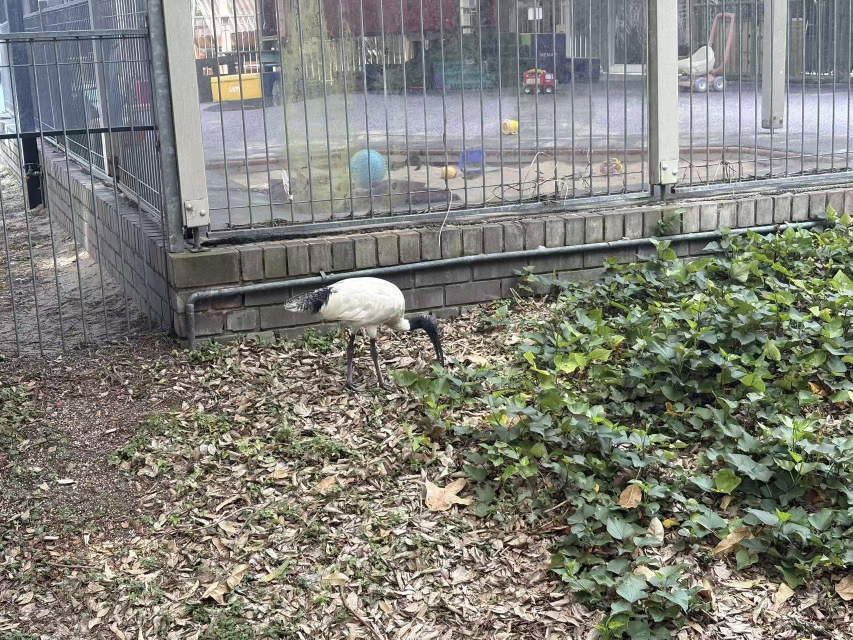
#> input picture Lab2/COMP9517_26T3_Lab2_Images/微信图片_20261009082625_194_48.jpg, 1706 x 1279 px (shown at 1/2 size)
$ python crop_pair.py
#> lines starting #> are read from the running program, lines starting #| are printed output that depends on the picture; after the words box and inside, x2 and y2 are one past the last pixel; in counts of white or black regions, pixels touching at a corner belong together
"""Create p1 and a slightly rotated p2 as overlapping 1000x1000 crops.
Usage: python crop_pair.py [input_image] [--output-dir DIRECTORY] [--angle 5]
Positive angles rotate p2 clockwise. The original image is preserved.
"""
from pathlib import Path
import argparse
import numpy as np
from PIL import Image, ImageOps

DEFAULT_INPUT = Path(__file__).parent / 'COMP9517_26T3_Lab2_Images' / '微信图片_20261009082625_194_48.jpg'


def crop_pair(input_path, output_dir=None, angle=5.0):
#> called with angle = 5
    input_path = Path(input_path)
    output_dir = Path(output_dir) if output_dir else input_path.parent
    with Image.open(input_path) as original:
#> original is the input picture: PIL image 1706x1279 RGB; mean R, G, B 128.4, 128.8, 120.4
        image = ImageOps.exif_transpose(original).convert('RGB')
    width, height = image.size
#> width = 1706; height = 1279
    size = 1000
    if width <= size or height < size:
        raise ValueError(f'Need width > {size} and height >= {size}; got {width}x{height}.')
    top = (height-size)//2
#> top = 139
    first_box = (0, top, size, top+size)
#> first_box = (0, 139, 1000, 1139)
    first = image.crop(first_box)
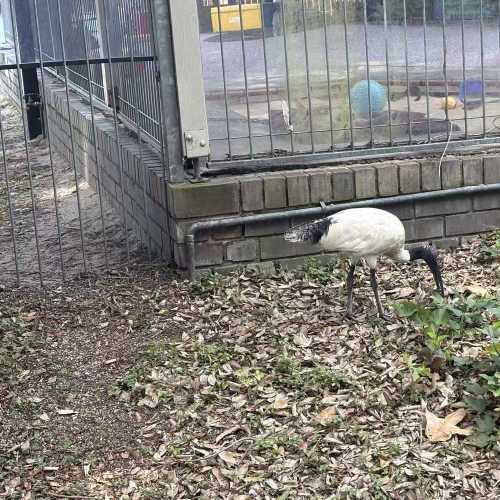
#> first: PIL image 1000x1000 RGB (shown at 1/2 size); mean R, G, B 129.2, 126.5, 120.9

    rotated = image.rotate(-angle, resample=Image.Resampling.BICUBIC, expand=True)
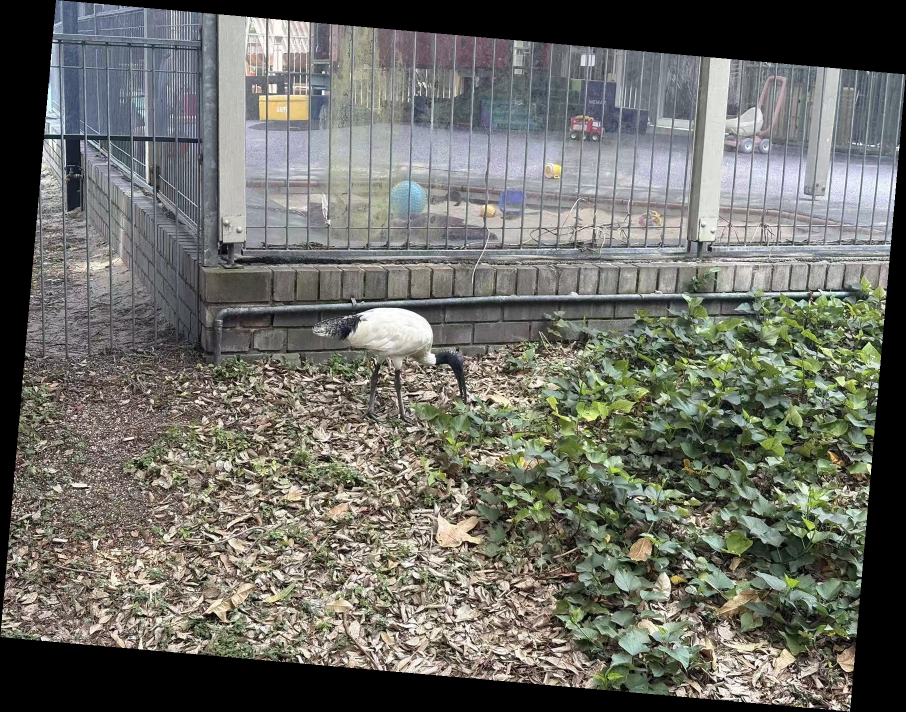
#> rotated: PIL image 1812x1423 RGB (shown at 1/2 size); mean R, G, B 108.2, 108.6, 101.5
    # Rotate a source-validity mask with identical geometry. A three-pixel
    # margin excludes interpolation footprints that could touch outside pixels.
    source_mask = np.zeros((height, width), dtype=np.uint8)
    source_mask[3:-3, 3:-3] = 255
    mask = Image.fromarray(source_mask).rotate(-angle, resample=Image.Resampling.BILINEAR, expand=True)
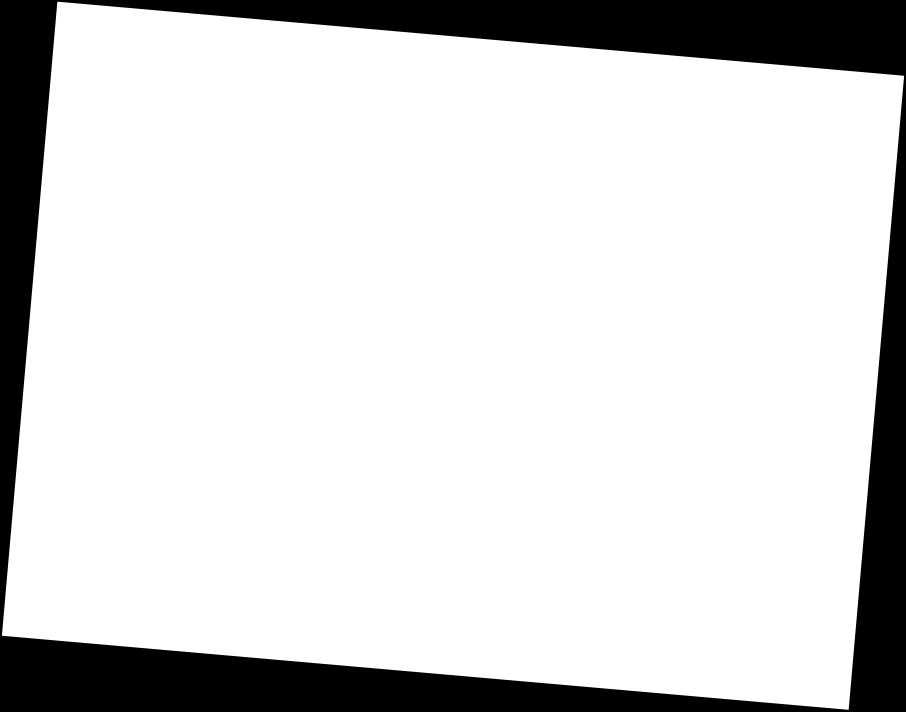
#> mask: PIL image 1812x1423 L (shown at 1/2 size); min 0, max 255, mean 214
    invalid = (np.asarray(mask) != 255).astype(np.int32)
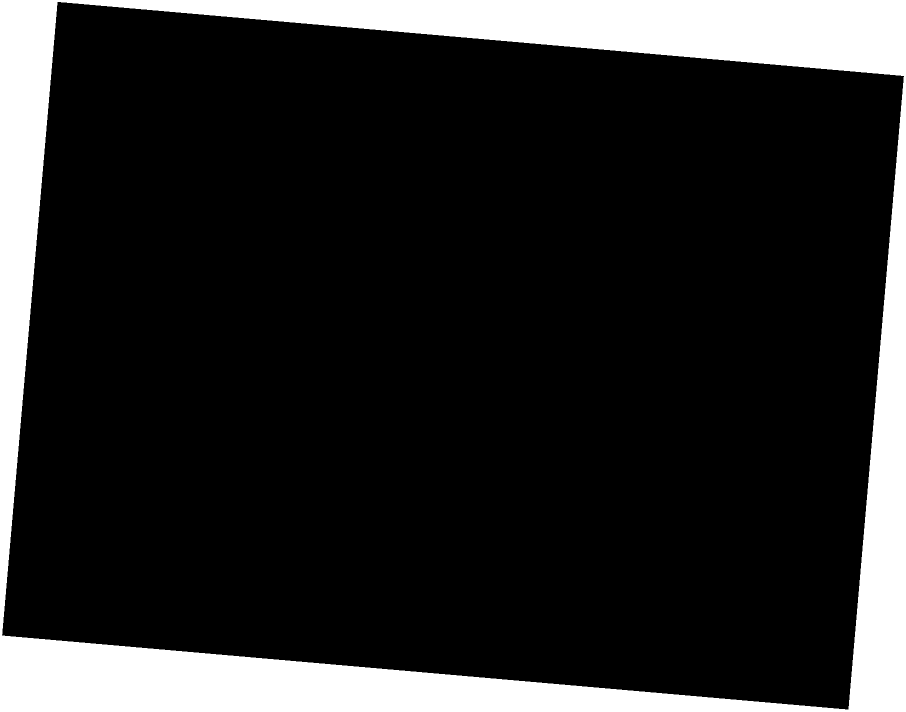
#> invalid: shape (1423, 1812) int32 (shown at 1/2 size); values 0 (black) and 1 (white), 16.2% white; 1 white region, box (x1, y1, x2, y2) and area: (0, 0, 1812, 1423) 417346
    integral = np.pad(invalid, ((1,0),(1,0))).cumsum(0).cumsum(1)
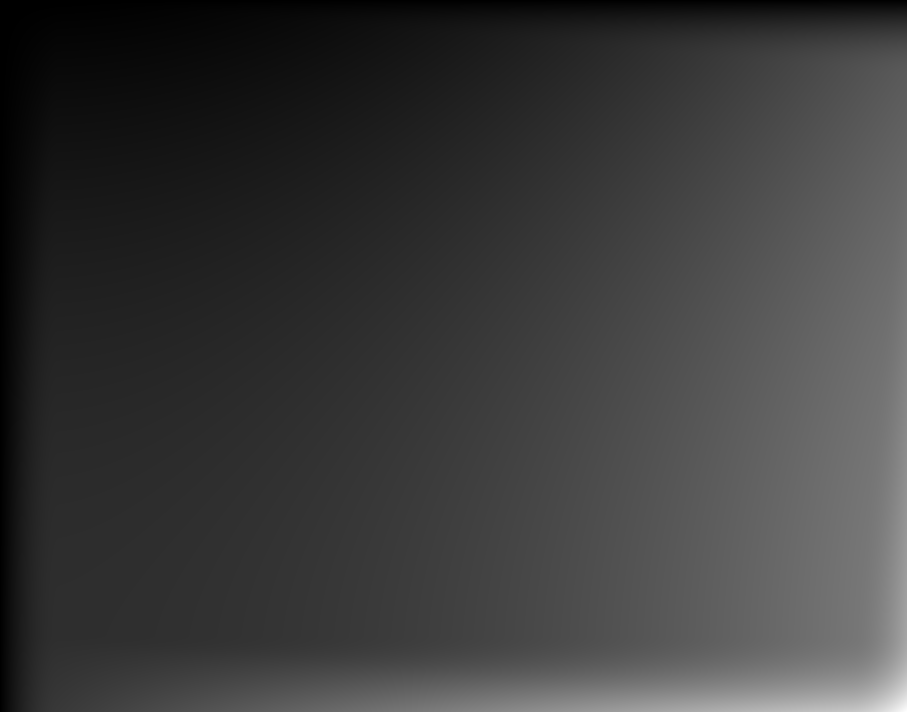
#> integral: shape (1424, 1813) int64 (shown at 1/2 size); min 0, max 417346, mean 96652.5; drawn with min black and max white
    sums = (integral[size:,size:] - integral[:-size,size:]
            - integral[size:,:-size] + integral[:-size,:-size])
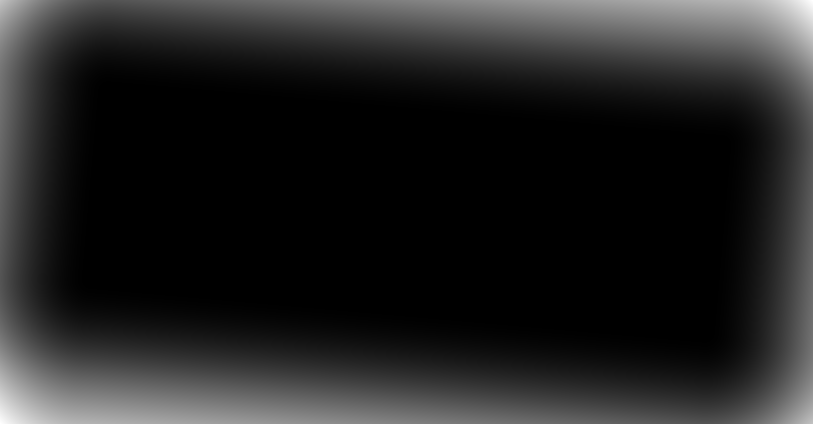
#> sums: shape (424, 813) int64; min 0, max 143697, mean 19743.4; drawn with min black and max white
    ys, xs = np.nonzero(sums == 0)
    if len(xs) == 0:
        raise ValueError('No fully valid 1000x1000 crop after rotation; use a smaller angle.')
    # Use the furthest-right valid square, then center vertically among ties.
    rightmost = xs.max()
#> rightmost = 721
    candidates = ys[xs == rightmost]
#> candidates = [144, 145, 146, 147, 148, 149]
    y = int(candidates[np.argmin(abs(candidates-(rotated.height-size)/2))])
#> y = 149
    x = int(rightmost)
#> x = 721
    second_box = (x, y, x+size, y+size)
#> second_box = (721, 149, 1721, 1149)
    assert np.all(np.asarray(mask)[y:y+size,x:x+size] == 255)
    second = rotated.crop(second_box)
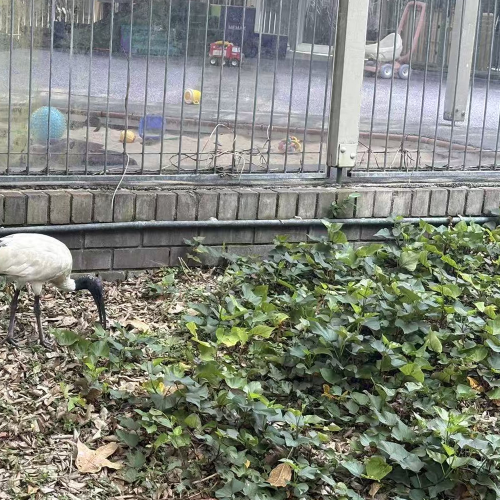
#> second: PIL image 1000x1000 RGB (shown at 1/2 size); mean R, G, B 127.5, 131.6, 120.9
    output_dir.mkdir(parents=True, exist_ok=True)
    for name, crop, box in [('p1.jpg',first,first_box), ('p2.jpg',second,second_box)]:
        target = output_dir/name
        crop.save(target, quality=95, subsampling=0)
        with Image.open(target) as check:
            assert check.size == (size,size)
        print(f'{target}: {size}x{size}, crop box {box}')
#| Lab2/COMP9517_26T3_Lab2_Images/p1.jpg: 1000x1000, crop box (0, 139, 1000, 1139)
    print(f'p2: clockwise rotation {angle:g} degrees; all crop pixels validated against source mask.')


if __name__ == '__main__':
    parser = argparse.ArgumentParser(description=__doc__)
    parser.add_argument('input_image', nargs='?', type=Path, default=DEFAULT_INPUT)
    parser.add_argument('--output-dir', type=Path)
    parser.add_argument('--angle', type=float, default=5.0)
    args = parser.parse_args()
    crop_pair(args.input_image, args.output_dir, args.angle)
